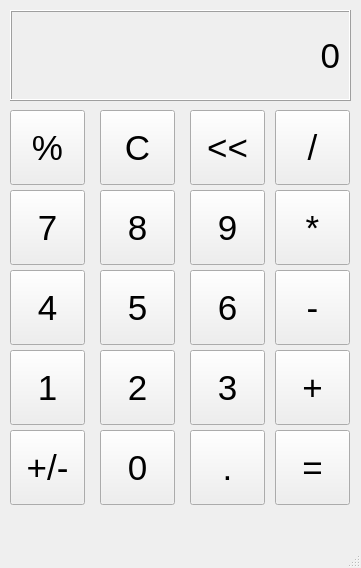
<?xml version="1.0" encoding="UTF-8"?>
<ui version="4.0">
 <class>calculator</class>
 <widget class="QMainWindow" name="calculator">
  <property name="geometry">
   <rect>
    <x>0</x>
    <y>0</y>
    <width>361</width>
    <height>568</height>
   </rect>
  </property>
  <property name="windowTitle">
   <string>MainWindow</string>
  </property>
  <widget class="QWidget" name="centralwidget">
   <widget class="QLabel" name="outputLabel">
    <property name="geometry">
     <rect>
      <x>10</x>
      <y>10</y>
      <width>341</width>
      <height>91</height>
     </rect>
    </property>
    <property name="font">
     <font>
      <pointsize>26</pointsize>
     </font>
    </property>
    <property name="frameShape">
     <enum>QFrame::Box</enum>
    </property>
    <property name="frameShadow">
     <enum>QFrame::Raised</enum>
    </property>
    <property name="text">
     <string>0</string>
    </property>
    <property name="alignment">
     <set>Qt::AlignRight|Qt::AlignTrailing|Qt::AlignVCenter</set>
    </property>
    <property name="margin">
     <number>10</number>
    </property>
   </widget>
   <widget class="QPushButton" name="percentButton">
    <property name="geometry">
     <rect>
      <x>10</x>
      <y>110</y>
      <width>75</width>
      <height>75</height>
     </rect>
    </property>
    <property name="font">
     <font>
      <pointsize>26</pointsize>
     </font>
    </property>
    <property name="text">
     <string>%</string>
    </property>
   </widget>
   <widget class="QPushButton" name="cButton">
    <property name="geometry">
     <rect>
      <x>100</x>
      <y>110</y>
      <width>75</width>
      <height>75</height>
     </rect>
    </property>
    <property name="font">
     <font>
      <pointsize>26</pointsize>
     </font>
    </property>
    <property name="text">
     <string>C</string>
    </property>
   </widget>
   <widget class="QPushButton" name="arrowButton">
    <property name="geometry">
     <rect>
      <x>190</x>
      <y>110</y>
      <width>75</width>
      <height>75</height>
     </rect>
    </property>
    <property name="font">
     <font>
      <pointsize>26</pointsize>
     </font>
    </property>
    <property name="text">
     <string>&lt;&lt;</string>
    </property>
   </widget>
   <widget class="QPushButton" name="divideButton">
    <property name="geometry">
     <rect>
      <x>275</x>
      <y>110</y>
      <width>75</width>
      <height>75</height>
     </rect>
    </property>
    <property name="font">
     <font>
      <pointsize>26</pointsize>
     </font>
    </property>
    <property name="text">
     <string>/</string>
    </property>
   </widget>
   <widget class="QPushButton" name="sevenButton">
    <property name="geometry">
     <rect>
      <x>10</x>
      <y>190</y>
      <width>75</width>
      <height>75</height>
     </rect>
    </property>
    <property name="font">
     <font>
      <pointsize>26</pointsize>
     </font>
    </property>
    <property name="text">
     <string>7</string>
    </property>
   </widget>
   <widget class="QPushButton" name="multiplyButton">
    <property name="geometry">
     <rect>
      <x>275</x>
      <y>190</y>
      <width>75</width>
      <height>75</height>
     </rect>
    </property>
    <property name="font">
     <font>
      <pointsize>26</pointsize>
     </font>
    </property>
    <property name="text">
     <string>*</string>
    </property>
   </widget>
   <widget class="QPushButton" name="nineButton">
    <property name="geometry">
     <rect>
      <x>190</x>
      <y>190</y>
      <width>75</width>
      <height>75</height>
     </rect>
    </property>
    <property name="font">
     <font>
      <pointsize>26</pointsize>
     </font>
    </property>
    <property name="text">
     <string>9</string>
    </property>
   </widget>
   <widget class="QPushButton" name="eightButton">
    <property name="geometry">
     <rect>
      <x>100</x>
      <y>190</y>
      <width>75</width>
      <height>75</height>
     </rect>
    </property>
    <property name="font">
     <font>
      <pointsize>26</pointsize>
     </font>
    </property>
    <property name="text">
     <string>8</string>
    </property>
   </widget>
   <widget class="QPushButton" name="fourButton">
    <property name="geometry">
     <rect>
      <x>10</x>
      <y>270</y>
      <width>75</width>
      <height>75</height>
     </rect>
    </property>
    <property name="font">
     <font>
      <pointsize>26</pointsize>
     </font>
    </property>
    <property name="text">
     <string>4</string>
    </property>
   </widget>
   <widget class="QPushButton" name="minusButton">
    <property name="geometry">
     <rect>
      <x>275</x>
      <y>270</y>
      <width>75</width>
      <height>75</height>
     </rect>
    </property>
    <property name="font">
     <font>
      <pointsize>26</pointsize>
     </font>
    </property>
    <property name="text">
     <string>-</string>
    </property>
   </widget>
   <widget class="QPushButton" name="sixButton">
    <property name="geometry">
     <rect>
      <x>190</x>
      <y>270</y>
      <width>75</width>
      <height>75</height>
     </rect>
    </property>
    <property name="font">
     <font>
      <pointsize>26</pointsize>
     </font>
    </property>
    <property name="text">
     <string>6</string>
    </property>
   </widget>
   <widget class="QPushButton" name="fiveButton">
    <property name="geometry">
     <rect>
      <x>100</x>
      <y>270</y>
      <width>75</width>
      <height>75</height>
     </rect>
    </property>
    <property name="font">
     <font>
      <pointsize>26</pointsize>
     </font>
    </property>
    <property name="text">
     <string>5</string>
    </property>
   </widget>
   <widget class="QPushButton" name="oneButton">
    <property name="geometry">
     <rect>
      <x>10</x>
      <y>350</y>
      <width>75</width>
      <height>75</height>
     </rect>
    </property>
    <property name="font">
     <font>
      <pointsize>26</pointsize>
     </font>
    </property>
    <property name="text">
     <string>1</string>
    </property>
   </widget>
   <widget class="QPushButton" name="addButton">
    <property name="geometry">
     <rect>
      <x>275</x>
      <y>350</y>
      <width>75</width>
      <height>75</height>
     </rect>
    </property>
    <property name="font">
     <font>
      <pointsize>26</pointsize>
     </font>
    </property>
    <property name="text">
     <string>+</string>
    </property>
   </widget>
   <widget class="QPushButton" name="threeButton">
    <property name="geometry">
     <rect>
      <x>190</x>
      <y>350</y>
      <width>75</width>
      <height>75</height>
     </rect>
    </property>
    <property name="font">
     <font>
      <pointsize>26</pointsize>
     </font>
    </property>
    <property name="text">
     <string>3</string>
    </property>
   </widget>
   <widget class="QPushButton" name="twoButton">
    <property name="geometry">
     <rect>
      <x>100</x>
      <y>350</y>
      <width>75</width>
      <height>75</height>
     </rect>
    </property>
    <property name="font">
     <font>
      <pointsize>26</pointsize>
     </font>
    </property>
    <property name="text">
     <string>2</string>
    </property>
   </widget>
   <widget class="QPushButton" name="plusminusButton">
    <property name="geometry">
     <rect>
      <x>10</x>
      <y>430</y>
      <width>75</width>
      <height>75</height>
     </rect>
    </property>
    <property name="font">
     <font>
      <pointsize>26</pointsize>
     </font>
    </property>
    <property name="text">
     <string>+/-</string>
    </property>
   </widget>
   <widget class="QPushButton" name="equalButton">
    <property name="geometry">
     <rect>
      <x>275</x>
      <y>430</y>
      <width>75</width>
      <height>75</height>
     </rect>
    </property>
    <property name="font">
     <font>
      <pointsize>26</pointsize>
     </font>
    </property>
    <property name="text">
     <string>=</string>
    </property>
   </widget>
   <widget class="QPushButton" name="decimalButton">
    <property name="geometry">
     <rect>
      <x>190</x>
      <y>430</y>
      <width>75</width>
      <height>75</height>
     </rect>
    </property>
    <property name="font">
     <font>
      <pointsize>26</pointsize>
     </font>
    </property>
    <property name="text">
     <string>.</string>
    </property>
   </widget>
   <widget class="QPushButton" name="zeroButton">
    <property name="geometry">
     <rect>
      <x>100</x>
      <y>430</y>
      <width>75</width>
      <height>75</height>
     </rect>
    </property>
    <property name="font">
     <font>
      <pointsize>26</pointsize>
     </font>
    </property>
    <property name="text">
     <string>0</string>
    </property>
   </widget>
  </widget>
  <widget class="QMenuBar" name="menubar">
   <property name="geometry">
    <rect>
     <x>0</x>
     <y>0</y>
     <width>361</width>
     <height>26</height>
    </rect>
   </property>
  </widget>
  <widget class="QStatusBar" name="statusbar"/>
 </widget>
 <resources/>
 <connections/>
</ui>
